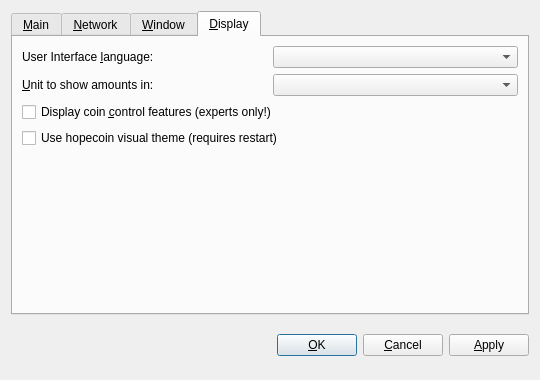
<?xml version="1.0" encoding="UTF-8"?>
<ui version="4.0">
 <class>OptionsDialog</class>
 <widget class="QDialog" name="OptionsDialog">
  <property name="geometry">
   <rect>
    <x>0</x>
    <y>0</y>
    <width>540</width>
    <height>380</height>
   </rect>
  </property>
  <property name="windowTitle">
   <string>Options</string>
  </property>
  <property name="modal">
   <bool>true</bool>
  </property>
  <layout class="QVBoxLayout" name="verticalLayout">
   <item>
    <widget class="QTabWidget" name="tabWidget">
     <property name="tabPosition">
      <enum>QTabWidget::North</enum>
     </property>
     <property name="currentIndex">
      <number>3</number>
     </property>
     <widget class="QWidget" name="tabMain">
      <attribute name="title">
       <string>&amp;Main</string>
      </attribute>
      <layout class="QVBoxLayout" name="verticalLayout_Main">
       <item>
        <widget class="QLabel" name="transactionFeeInfoLabel">
         <property name="text">
          <string>Optional transaction fee per kB that helps make sure your transactions are processed quickly. Most transactions are 1 kB. Fee 0.01 recommended.</string>
         </property>
         <property name="textFormat">
          <enum>Qt::PlainText</enum>
         </property>
         <property name="wordWrap">
          <bool>true</bool>
         </property>
        </widget>
       </item>
       <item>
        <layout class="QHBoxLayout" name="horizontalLayoutFee">
         <item>
          <widget class="QLabel" name="transactionFeeLabel">
           <property name="text">
            <string>Pay transaction &amp;fee</string>
           </property>
           <property name="textFormat">
            <enum>Qt::PlainText</enum>
           </property>
           <property name="buddy">
            <cstring>transactionFee</cstring>
           </property>
          </widget>
         </item>
         <item>
          <widget class="BitcoinAmountField" name="transactionFee"/>
         </item>
         <item>
          <spacer name="horizontalSpacerFee">
           <property name="orientation">
            <enum>Qt::Horizontal</enum>
           </property>
           <property name="sizeHint" stdset="0">
            <size>
             <width>40</width>
             <height>20</height>
            </size>
           </property>
          </spacer>
         </item>
        </layout>
       </item>
       <item>
        <widget class="QLabel" name="reserveBalanceInfoLabel">
         <property name="text">
          <string>Reserved amount does not participate in staking and is therefore spendable at any time.</string>
         </property>
         <property name="textFormat">
          <enum>Qt::PlainText</enum>
         </property>
         <property name="wordWrap">
          <bool>true</bool>
         </property>
        </widget>
       </item>
       <item>
        <layout class="QHBoxLayout" name="horizontalLayoutReserveBalance">
         <item>
          <widget class="QLabel" name="reserveBalanceLabel">
           <property name="text">
            <string>Reserve</string>
           </property>
           <property name="textFormat">
            <enum>Qt::PlainText</enum>
           </property>
           <property name="buddy">
            <cstring>reserveBalance</cstring>
           </property>
          </widget>
         </item>
         <item>
          <widget class="BitcoinAmountField" name="reserveBalance"/>
         </item>
         <item>
          <spacer name="horizontalSpacerReserveBalance">
           <property name="orientation">
            <enum>Qt::Horizontal</enum>
           </property>
           <property name="sizeHint" stdset="0">
            <size>
             <width>40</width>
             <height>20</height>
            </size>
           </property>
          </spacer>
         </item>
        </layout>
       </item>
       <item>
        <widget class="QCheckBox" name="bitcoinAtStartup">
         <property name="toolTip">
          <string>Automatically start Hopecoin after logging in to the system.</string>
         </property>
         <property name="text">
          <string>&amp;Start Hopecoin on system login</string>
         </property>
        </widget>
       </item>
       <item>
        <spacer name="verticalSpacer_Main">
         <property name="orientation">
          <enum>Qt::Vertical</enum>
         </property>
         <property name="sizeHint" stdset="0">
          <size>
           <width>20</width>
           <height>40</height>
          </size>
         </property>
        </spacer>
       </item>
      </layout>
     </widget>
     <widget class="QWidget" name="tabNetwork">
      <attribute name="title">
       <string>&amp;Network</string>
      </attribute>
      <layout class="QVBoxLayout" name="verticalLayout_Network">
       <item>
        <widget class="QCheckBox" name="mapPortUpnp">
         <property name="toolTip">
          <string>Automatically open the Hopecoin client port on the router. This only works when your router supports UPnP and it is enabled.</string>
         </property>
         <property name="text">
          <string>Map port using &amp;UPnP</string>
         </property>
        </widget>
       </item>
       <item>
        <widget class="QCheckBox" name="connectSocks">
         <property name="toolTip">
          <string>Connect to the Hopecoin network through a SOCKS5 proxy (e.g. when connecting through Tor).</string>
         </property>
         <property name="text">
          <string>&amp;Connect through SOCKS5 proxy:</string>
         </property>
        </widget>
       </item>
       <item>
        <layout class="QHBoxLayout" name="horizontalLayout_Network">
         <item>
          <widget class="QLabel" name="proxyIpLabel">
           <property name="text">
            <string>Proxy &amp;IP:</string>
           </property>
           <property name="textFormat">
            <enum>Qt::PlainText</enum>
           </property>
           <property name="buddy">
            <cstring>proxyIp</cstring>
           </property>
          </widget>
         </item>
         <item>
          <widget class="QValidatedLineEdit" name="proxyIp">
           <property name="maximumSize">
            <size>
             <width>140</width>
             <height>16777215</height>
            </size>
           </property>
           <property name="toolTip">
            <string>IP address of the proxy (e.g. 127.0.0.1)</string>
           </property>
          </widget>
         </item>
         <item>
          <widget class="QLabel" name="proxyPortLabel">
           <property name="text">
            <string>&amp;Port:</string>
           </property>
           <property name="textFormat">
            <enum>Qt::PlainText</enum>
           </property>
           <property name="buddy">
            <cstring>proxyPort</cstring>
           </property>
          </widget>
         </item>
         <item>
          <widget class="QLineEdit" name="proxyPort">
           <property name="maximumSize">
            <size>
             <width>55</width>
             <height>16777215</height>
            </size>
           </property>
           <property name="toolTip">
            <string>Port of the proxy (e.g. 9050)</string>
           </property>
          </widget>
         </item>
         <item>
          <spacer name="horizontalSpacer_Network">
           <property name="orientation">
            <enum>Qt::Horizontal</enum>
           </property>
           <property name="sizeHint" stdset="0">
            <size>
             <width>40</width>
             <height>20</height>
            </size>
           </property>
          </spacer>
         </item>
        </layout>
       </item>
       <item>
        <spacer name="verticalSpacer_Network">
         <property name="orientation">
          <enum>Qt::Vertical</enum>
         </property>
         <property name="sizeHint" stdset="0">
          <size>
           <width>20</width>
           <height>40</height>
          </size>
         </property>
        </spacer>
       </item>
      </layout>
     </widget>
     <widget class="QWidget" name="tabWindow">
      <attribute name="title">
       <string>&amp;Window</string>
      </attribute>
      <layout class="QVBoxLayout" name="verticalLayout_Window">
       <item>
        <widget class="QCheckBox" name="minimizeToTray">
         <property name="toolTip">
          <string>Show only a tray icon after minimizing the window.</string>
         </property>
         <property name="text">
          <string>&amp;Minimize to the tray instead of the taskbar</string>
         </property>
        </widget>
       </item>
       <item>
        <widget class="QCheckBox" name="minimizeOnClose">
         <property name="toolTip">
          <string>Minimize instead of exit the application when the window is closed. When this option is enabled, the application will be closed only after selecting Quit in the menu.</string>
         </property>
         <property name="text">
          <string>M&amp;inimize on close</string>
         </property>
        </widget>
       </item>
       <item>
        <spacer name="verticalSpacer_Window">
         <property name="orientation">
          <enum>Qt::Vertical</enum>
         </property>
         <property name="sizeHint" stdset="0">
          <size>
           <width>20</width>
           <height>40</height>
          </size>
         </property>
        </spacer>
       </item>
      </layout>
     </widget>
     <widget class="QWidget" name="tabDisplay">
      <attribute name="title">
       <string>&amp;Display</string>
      </attribute>
      <layout class="QVBoxLayout" name="verticalLayout_Display">
       <item>
        <layout class="QHBoxLayout" name="horizontalLayout_1_Display">
         <item>
          <widget class="QLabel" name="langLabel">
           <property name="text">
            <string>User Interface &amp;language:</string>
           </property>
           <property name="textFormat">
            <enum>Qt::PlainText</enum>
           </property>
           <property name="buddy">
            <cstring>lang</cstring>
           </property>
          </widget>
         </item>
         <item>
          <widget class="QValueComboBox" name="lang">
           <property name="toolTip">
            <string>The user interface language can be set here. This setting will take effect after restarting Hopecoin.</string>
           </property>
          </widget>
         </item>
        </layout>
       </item>
       <item>
        <layout class="QHBoxLayout" name="horizontalLayout_2_Display">
         <item>
          <widget class="QLabel" name="unitLabel">
           <property name="text">
            <string>&amp;Unit to show amounts in:</string>
           </property>
           <property name="textFormat">
            <enum>Qt::PlainText</enum>
           </property>
           <property name="buddy">
            <cstring>unit</cstring>
           </property>
          </widget>
         </item>
         <item>
          <widget class="QValueComboBox" name="unit">
           <property name="toolTip">
            <string>Choose the default subdivision unit to show in the interface and when sending coins.</string>
           </property>
          </widget>
         </item>
        </layout>
       </item>
       <item>
        <widget class="QCheckBox" name="coinControlFeatures">
         <property name="toolTip">
          <string>Whether to show coin control features or not.</string>
         </property>
         <property name="text">
          <string>Display coin &amp;control features (experts only!)</string>
         </property>
        </widget>
       </item>
       <item>
        <widget class="QCheckBox" name="useBlackTheme">
         <property name="text">
          <string>Use hopecoin visual theme (requires restart)</string>
         </property>
        </widget>
       </item>
       <item>
        <spacer name="verticalSpacer_Display">
         <property name="orientation">
          <enum>Qt::Vertical</enum>
         </property>
         <property name="sizeHint" stdset="0">
          <size>
           <width>20</width>
           <height>40</height>
          </size>
         </property>
        </spacer>
       </item>
      </layout>
     </widget>
    </widget>
   </item>
   <item>
    <layout class="QHBoxLayout" name="horizontalLayout_Buttons">
     <item>
      <spacer name="horizontalSpacer_1">
       <property name="orientation">
        <enum>Qt::Horizontal</enum>
       </property>
       <property name="sizeHint" stdset="0">
        <size>
         <width>40</width>
         <height>48</height>
        </size>
       </property>
      </spacer>
     </item>
     <item>
      <widget class="QLabel" name="statusLabel">
       <property name="font">
        <font>
         <weight>75</weight>
         <bold>true</bold>
        </font>
       </property>
       <property name="text">
        <string/>
       </property>
       <property name="textFormat">
        <enum>Qt::PlainText</enum>
       </property>
       <property name="wordWrap">
        <bool>true</bool>
       </property>
      </widget>
     </item>
     <item>
      <spacer name="horizontalSpacer_2">
       <property name="orientation">
        <enum>Qt::Horizontal</enum>
       </property>
       <property name="sizeHint" stdset="0">
        <size>
         <width>40</width>
         <height>48</height>
        </size>
       </property>
      </spacer>
     </item>
     <item>
      <widget class="QPushButton" name="okButton">
       <property name="text">
        <string>&amp;OK</string>
       </property>
      </widget>
     </item>
     <item>
      <widget class="QPushButton" name="cancelButton">
       <property name="text">
        <string>&amp;Cancel</string>
       </property>
       <property name="autoDefault">
        <bool>false</bool>
       </property>
      </widget>
     </item>
     <item>
      <widget class="QPushButton" name="applyButton">
       <property name="text">
        <string>&amp;Apply</string>
       </property>
       <property name="autoDefault">
        <bool>false</bool>
       </property>
      </widget>
     </item>
    </layout>
   </item>
  </layout>
 </widget>
 <customwidgets>
  <customwidget>
   <class>BitcoinAmountField</class>
   <extends>QSpinBox</extends>
   <header>bitcoinamountfield.h</header>
  </customwidget>
  <customwidget>
   <class>QValueComboBox</class>
   <extends>QComboBox</extends>
   <header>qvaluecombobox.h</header>
  </customwidget>
  <customwidget>
   <class>QValidatedLineEdit</class>
   <extends>QLineEdit</extends>
   <header>qvalidatedlineedit.h</header>
  </customwidget>
 </customwidgets>
 <resources/>
 <connections/>
</ui>
